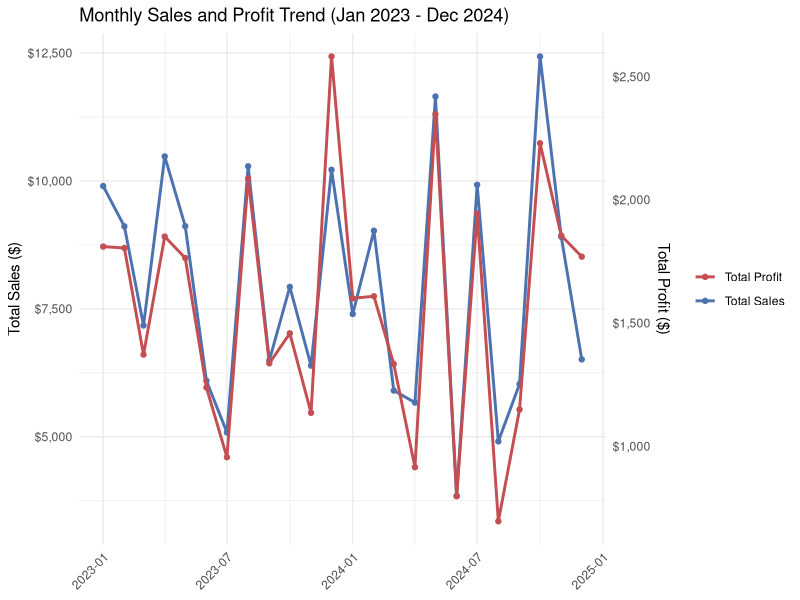
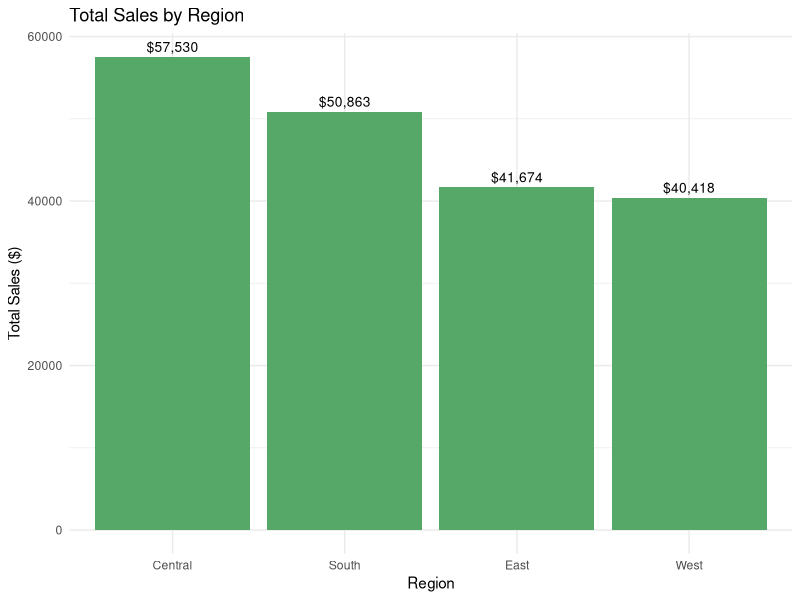
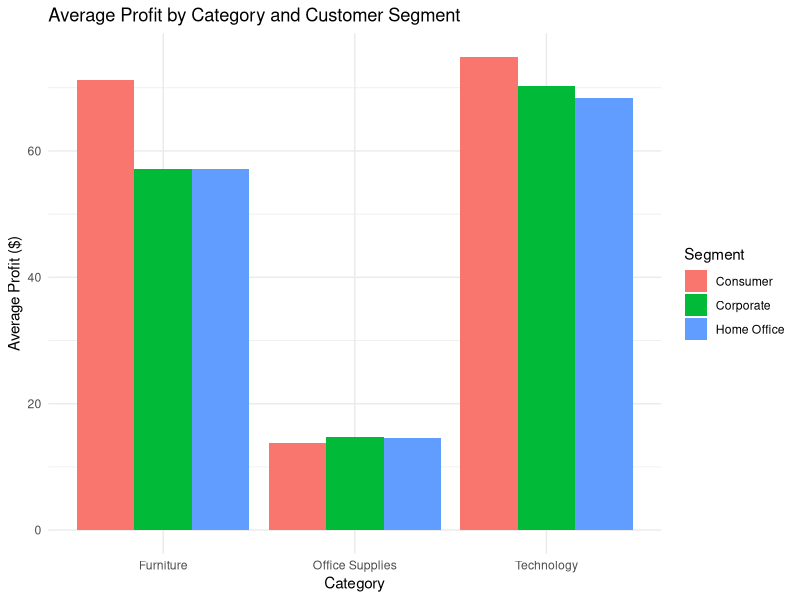
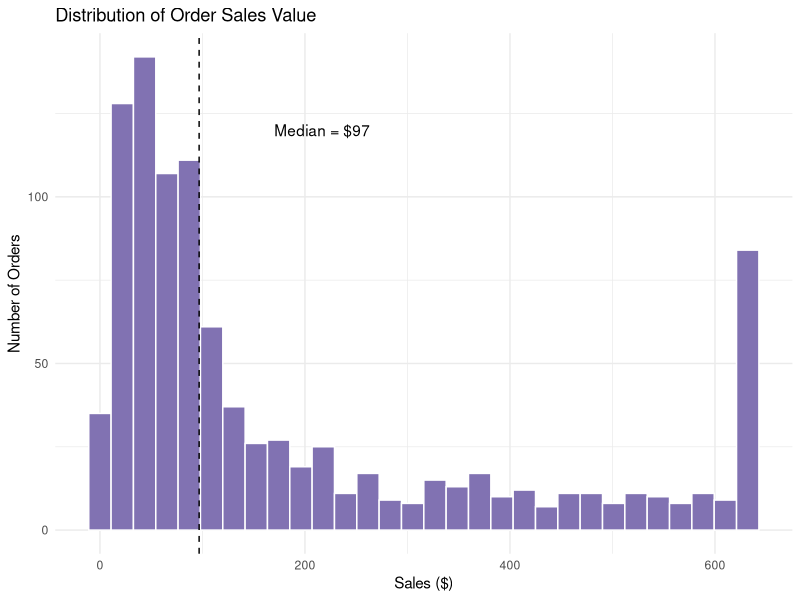
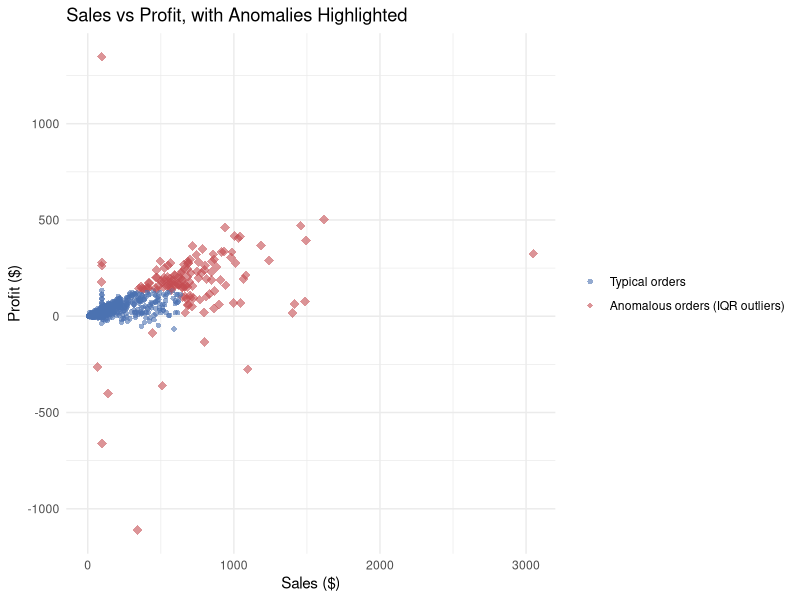
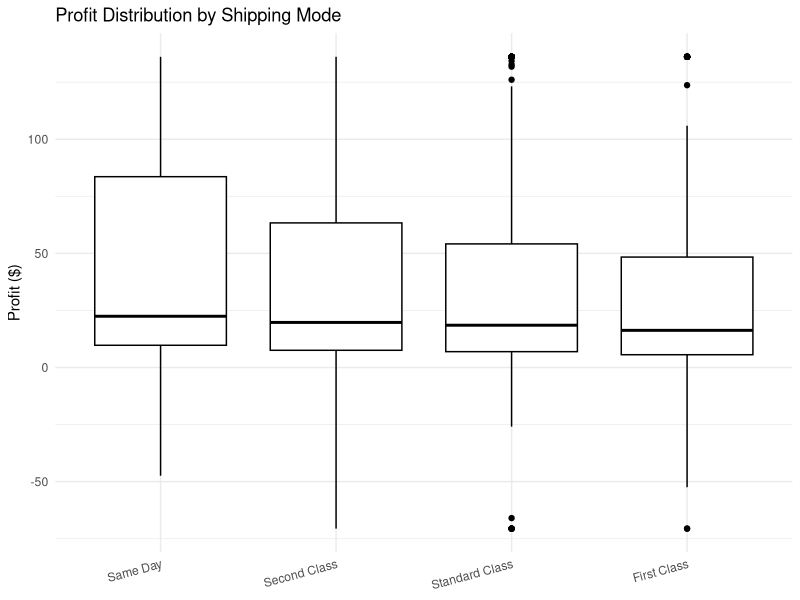
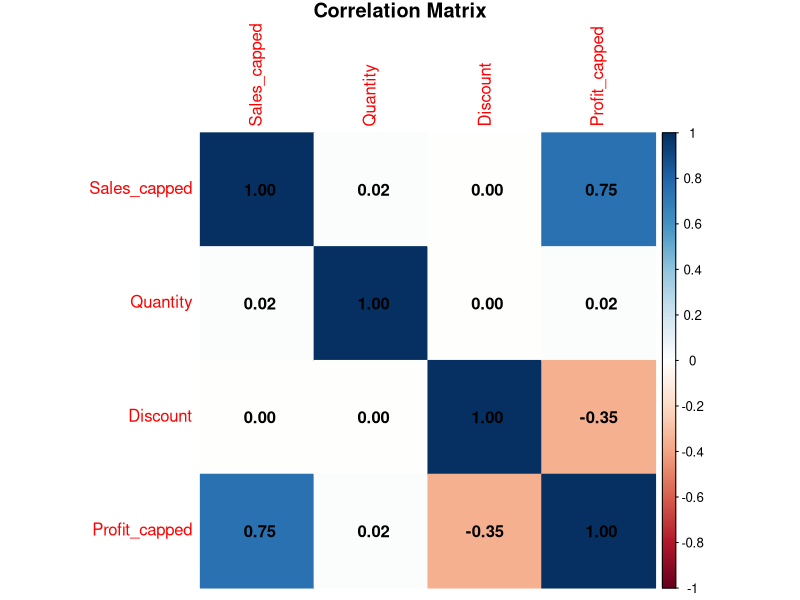

The R source for these figures, in order:
# =============================================================
# Week 2 Task: Data Visualization and Insight Communication
# Dataset: Retail Sales Dataset (continued from Week 1)
# =============================================================

library(tidyverse)
library(scales)

sales <- read.csv("retail_sales_week2.csv", stringsAsFactors = FALSE)
sales$Order_Date <- as.Date(sales$Order_Date)

# ---- 1. Monthly Sales & Profit Trend (line chart) ----
monthly <- sales %>%
  mutate(Month = floor_date(Order_Date, "month")) %>%
  group_by(Month) %>%
  summarise(Total_Sales = sum(Sales_capped), Total_Profit = sum(Profit_capped))

scale_factor <- max(monthly$Total_Sales) / max(monthly$Total_Profit)

ggplot(monthly, aes(x = Month)) +
  geom_line(aes(y = Total_Sales, color = "Total Sales"), linewidth = 1) +
  geom_point(aes(y = Total_Sales, color = "Total Sales")) +
  geom_line(aes(y = Total_Profit * scale_factor, color = "Total Profit"), linewidth = 1) +
  geom_point(aes(y = Total_Profit * scale_factor, color = "Total Profit")) +
  scale_y_continuous(
    name = "Total Sales ($)",
    labels = dollar_format(),
    sec.axis = sec_axis(~ . / scale_factor, name = "Total Profit ($)", labels = dollar_format())
  ) +
  scale_color_manual(values = c("Total Sales" = "#4C72B0", "Total Profit" = "#C44E52")) +
  labs(title = "Monthly Sales and Profit Trend (Jan 2023 - Dec 2024)",
       x = NULL, color = NULL) +
  theme_minimal() +
  theme(axis.text.x = element_text(angle = 45, hjust = 1))

# ---- 2. Total Sales by Region (bar chart) ----
sales %>%
  group_by(Region) %>%
  summarise(Total_Sales = sum(Sales_capped)) %>%
  arrange(desc(Total_Sales)) %>%
  ggplot(aes(x = reorder(Region, -Total_Sales), y = Total_Sales)) +
  geom_col(fill = "#55A868") +
  geom_text(aes(label = dollar(round(Total_Sales))), vjust = -0.5, size = 3.5) +
  labs(title = "Total Sales by Region", x = "Region", y = "Total Sales ($)") +
  theme_minimal()

# ---- 3. Average Profit by Category and Segment (grouped bar chart) ----
sales %>%
  group_by(Category, Segment) %>%
  summarise(Avg_Profit = mean(Profit_capped), .groups = "drop") %>%
  ggplot(aes(x = Category, y = Avg_Profit, fill = Segment)) +
  geom_col(position = "dodge") +
  labs(title = "Average Profit by Category and Customer Segment",
       x = "Category", y = "Average Profit ($)") +
  theme_minimal()

# ---- 4. Distribution of Order Sales Value (histogram) ----
ggplot(sales, aes(x = Sales_capped)) +
  geom_histogram(bins = 30, fill = "#8172B2", color = "white") +
  geom_vline(xintercept = median(sales$Sales_capped), linetype = "dashed") +
  annotate("text", x = median(sales$Sales_capped) + 120, y = 120,
           label = paste0("Median = $", round(median(sales$Sales_capped)))) +
  labs(title = "Distribution of Order Sales Value", x = "Sales ($)", y = "Number of Orders") +
  theme_minimal()

# ---- 5. Sales vs Profit scatter with anomalies highlighted ----
detect_outliers <- function(x) {
  q1 <- quantile(x, 0.25); q3 <- quantile(x, 0.75); iqr <- q3 - q1
  x < (q1 - 1.5 * iqr) | x > (q3 + 1.5 * iqr)
}
sales$is_outlier <- detect_outliers(sales$Sales) | detect_outliers(sales$Profit)

ggplot(sales, aes(x = Sales, y = Profit, color = is_outlier, shape = is_outlier, size = is_outlier)) +
  geom_point(alpha = 0.6) +
  scale_color_manual(values = c("FALSE" = "#4C72B0", "TRUE" = "#C44E52"),
                      labels = c("Typical orders", "Anomalous orders (IQR outliers)")) +
  scale_shape_manual(values = c("FALSE" = 16, "TRUE" = 18),
                      labels = c("Typical orders", "Anomalous orders (IQR outliers)")) +
  scale_size_manual(values = c("FALSE" = 1.5, "TRUE" = 3), guide = "none") +
  labs(title = "Sales vs Profit, with Anomalies Highlighted",
       x = "Sales ($)", y = "Profit ($)", color = NULL, shape = NULL) +
  theme_minimal()

# ---- 6. Profit by Shipping Mode (boxplot) ----
ship_order <- sales %>% group_by(Ship_Mode) %>%
  summarise(med = median(Profit_capped)) %>% arrange(desc(med)) %>% pull(Ship_Mode)
sales$Ship_Mode <- factor(sales$Ship_Mode, levels = ship_order)

ggplot(sales, aes(x = Ship_Mode, y = Profit_capped)) +
  geom_boxplot(fill = "white", color = "black") +
  labs(title = "Profit Distribution by Shipping Mode", x = NULL, y = "Profit ($)") +
  theme_minimal() +
  theme(axis.text.x = element_text(angle = 15, hjust = 1))

# ---- 7. Correlation heatmap ----
library(corrplot)
num_vars <- sales[, c("Sales_capped", "Quantity", "Discount", "Profit_capped")]
corr_matrix <- cor(num_vars)
print(round(corr_matrix, 3))
corrplot(corr_matrix, method = "color", addCoef.col = "black",
         title = "Correlation Matrix", mar = c(0,0,1,0))
